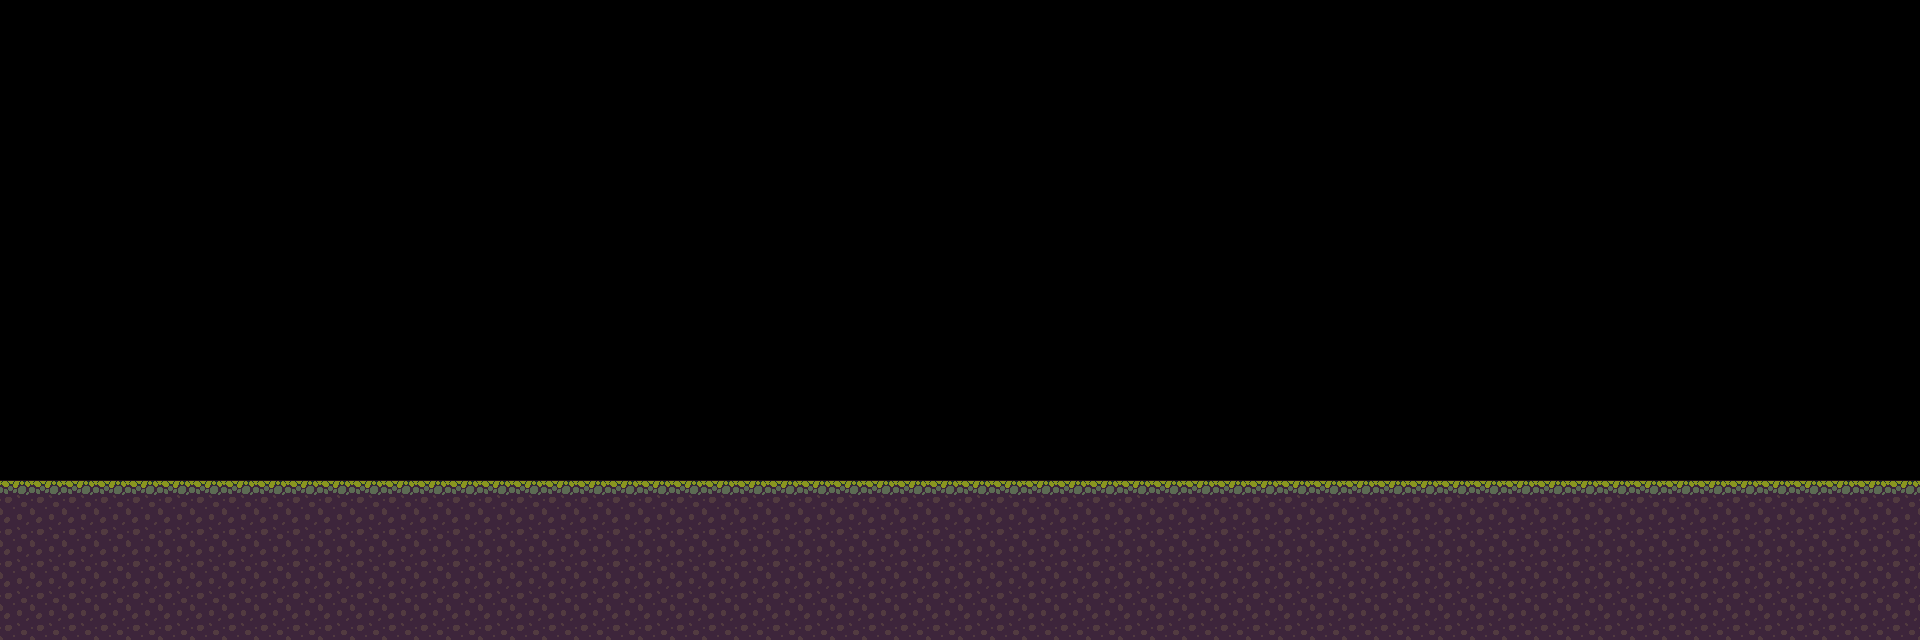

Tiled map render using the project's own tile images. Description and the whole map definition, tile-layer contents included, below:
An orthogonal 60x20 tile map with 32x32 px tiles, 2 tile layers (Tile Layer 1, Tile Layer 2).

<map version="1.10" tiledversion="1.10.1" orientation="orthogonal" renderorder="right-down" width="60" height="20" tilewidth="32" tileheight="32" infinite="0" nextlayerid="8" nextobjectid="1">
 <tileset firstgid="1" name="Swamp_Terrain" tilewidth="32" tileheight="32" tilecount="60" columns="10">
  <image source="Swamp_Terrain.png" width="320" height="192" />
 </tileset>
 <layer id="1" name="Tile Layer 1" width="60" height="20">
  <data encoding="csv">
0,0,0,0,0,0,0,0,0,0,0,0,0,0,0,0,0,0,0,0,0,0,0,0,0,0,0,0,0,0,0,0,0,0,0,0,0,0,0,0,0,0,0,0,0,0,0,0,0,0,0,0,0,0,0,0,0,0,0,0,
0,0,0,0,0,0,0,0,0,0,0,0,0,0,0,0,0,0,0,0,0,0,0,0,0,0,0,0,0,0,0,0,0,0,0,0,0,0,0,0,0,0,0,0,0,0,0,0,0,0,0,0,0,0,0,0,0,0,0,0,
0,0,0,0,0,0,0,0,0,0,0,0,0,0,0,0,0,0,0,0,0,0,0,0,0,0,0,0,0,0,0,0,0,0,0,0,0,0,0,0,0,0,0,0,0,0,0,0,0,0,0,0,0,0,0,0,0,0,0,0,
0,0,0,0,0,0,0,0,0,0,0,0,0,0,0,0,0,0,0,0,0,0,0,0,0,0,0,0,0,0,0,0,0,0,0,0,0,0,0,0,0,0,0,0,0,0,0,0,0,0,0,0,0,0,0,0,0,0,0,0,
0,0,0,0,0,0,0,0,0,0,0,0,0,0,0,0,0,0,0,0,0,0,0,0,0,0,0,0,0,0,0,0,0,0,0,0,0,0,0,0,0,0,0,0,0,0,0,0,0,0,0,0,0,0,0,0,0,0,0,0,
0,0,0,0,0,0,0,0,0,0,0,0,0,0,0,0,0,0,0,0,0,0,0,0,0,0,0,0,0,0,0,0,0,0,0,0,0,0,0,0,0,0,0,0,0,0,0,0,0,0,0,0,0,0,0,0,0,0,0,0,
0,0,0,0,0,0,0,0,0,0,0,0,0,0,0,0,0,0,0,0,0,0,0,0,0,0,0,0,0,0,0,0,0,0,0,0,0,0,0,0,0,0,0,0,0,0,0,0,0,0,0,0,0,0,0,0,0,0,0,0,
0,0,0,0,0,0,0,0,0,0,0,0,0,0,0,0,0,0,0,0,0,0,0,0,0,0,0,0,0,0,0,0,0,0,0,0,0,0,0,0,0,0,0,0,0,0,0,0,0,0,0,0,0,0,0,0,0,0,0,0,
0,0,0,0,0,0,0,0,0,0,0,0,0,0,0,0,0,0,0,0,0,0,0,0,0,0,0,0,0,0,0,0,0,0,0,0,0,0,0,0,0,0,0,0,0,0,0,0,0,0,0,0,0,0,0,0,0,0,0,0,
0,0,0,0,0,0,0,0,0,0,0,0,0,0,0,0,0,0,0,0,0,0,0,0,0,0,0,0,0,0,0,0,0,0,0,0,0,0,0,0,0,0,0,0,0,0,0,0,0,0,0,0,0,0,0,0,0,0,0,0,
0,0,0,0,0,0,0,0,0,0,0,0,0,0,0,0,0,0,0,0,0,0,0,0,0,0,0,0,0,0,0,0,0,0,0,0,0,0,0,0,0,0,0,0,0,0,0,0,0,0,0,0,0,0,0,0,0,0,0,0,
0,0,0,0,0,0,0,0,0,0,0,0,0,0,0,0,0,0,0,0,0,0,0,0,0,0,0,0,0,0,0,0,0,0,0,0,0,0,0,0,0,0,0,0,0,0,0,0,0,0,0,0,0,0,0,0,0,0,0,0,
0,0,0,0,0,0,0,0,0,0,0,0,0,0,0,0,0,0,0,0,0,0,0,0,0,0,0,0,0,0,0,0,0,0,0,0,0,0,0,0,0,0,0,0,0,0,0,0,0,0,0,0,0,0,0,0,0,0,0,0,
0,0,0,0,0,0,0,0,0,0,0,0,0,0,0,0,0,0,0,0,0,0,0,0,0,0,0,0,0,0,0,0,0,0,0,0,0,0,0,0,0,0,0,0,0,0,0,0,0,0,0,0,0,0,0,0,0,0,0,0,
0,0,0,0,0,0,0,0,0,0,0,0,0,0,0,0,0,0,0,0,0,0,0,0,0,0,0,0,0,0,0,0,0,0,0,0,0,0,0,0,0,0,0,0,0,0,0,0,0,0,0,0,0,0,0,0,0,0,0,0,
2,2,2,2,2,2,2,2,2,2,2,2,2,2,2,2,2,2,2,2,2,2,2,2,2,2,2,2,2,2,2,2,2,2,2,2,2,2,2,2,2,2,2,2,2,2,2,2,2,2,2,2,2,2,2,2,2,2,2,2,
12,12,12,12,12,12,12,12,12,12,12,12,12,12,12,12,12,12,12,12,12,12,12,12,12,12,12,12,12,12,12,12,12,12,12,12,12,12,12,12,12,12,12,12,12,12,12,12,12,12,12,12,12,12,12,12,12,12,12,12,
12,12,12,12,12,12,12,12,12,12,12,12,12,12,12,12,12,12,12,12,12,12,12,12,12,12,12,12,12,12,12,12,12,12,12,12,12,12,12,12,12,12,12,12,12,12,12,12,12,12,12,12,12,12,12,12,12,12,12,12,
12,12,12,12,12,12,12,12,12,12,12,12,12,12,12,12,12,12,12,12,12,12,12,12,12,12,12,12,12,12,12,12,12,12,12,12,12,12,12,12,12,12,12,12,12,12,12,12,12,12,12,12,12,12,12,12,12,12,12,12,
12,12,12,12,12,12,12,12,12,12,12,12,12,12,12,12,12,12,12,12,12,12,12,12,12,12,12,12,12,12,12,12,12,12,12,12,12,12,12,12,12,12,12,12,12,12,12,12,12,12,12,12,12,12,12,12,12,12,12,12
</data>
 </layer>
 <layer id="2" name="Tile Layer 2" width="60" height="20">
  <data encoding="csv">
0,0,0,0,0,0,0,0,0,0,0,0,0,0,0,0,0,0,0,0,0,0,0,0,0,0,0,0,0,0,0,0,0,0,0,0,0,0,0,0,0,0,0,0,0,0,0,0,0,0,0,0,0,0,0,0,0,0,0,0,
0,0,0,0,0,0,0,0,0,0,0,0,0,0,0,0,0,0,0,0,0,0,0,0,0,0,0,0,0,0,0,0,0,0,0,0,0,0,0,0,0,0,0,0,0,0,0,0,0,0,0,0,0,0,0,0,0,0,0,0,
0,0,0,0,0,0,0,0,0,0,0,0,0,0,0,0,0,0,0,0,0,0,0,0,0,0,0,0,0,0,0,0,0,0,0,0,0,0,0,0,0,0,0,0,0,0,0,0,0,0,0,0,0,0,0,0,0,0,0,0,
0,0,0,0,0,0,0,0,0,0,0,0,0,0,0,0,0,0,0,0,0,0,0,0,0,0,0,0,0,0,0,0,0,0,0,0,0,0,0,0,0,0,0,0,0,0,0,0,0,0,0,0,0,0,0,0,0,0,0,0,
0,0,0,0,0,0,0,0,0,0,0,0,0,0,0,0,0,0,0,0,0,0,0,0,0,0,0,0,0,0,0,0,0,0,0,0,0,0,0,0,0,0,0,0,0,0,0,0,0,0,0,0,0,0,0,0,0,0,0,0,
0,0,0,0,0,0,0,0,0,0,0,0,0,0,0,0,0,0,0,0,0,0,0,0,0,0,0,0,0,0,0,0,0,0,0,0,0,0,0,0,0,0,0,0,0,0,0,0,0,0,0,0,0,0,0,0,0,0,0,0,
0,0,0,0,0,0,0,0,0,0,0,0,0,0,0,0,0,0,0,0,0,0,0,0,0,0,0,0,0,0,0,0,0,0,0,0,0,0,0,0,0,0,0,0,0,0,0,0,0,0,0,0,0,0,0,0,0,0,0,0,
0,0,0,0,0,0,0,0,0,0,0,0,0,0,0,0,0,0,0,0,0,0,0,0,0,0,0,0,0,0,0,0,0,0,0,0,0,0,0,0,0,0,0,0,0,0,0,0,0,0,0,0,0,0,0,0,0,0,0,0,
0,0,0,0,0,0,0,0,0,0,0,0,0,0,0,0,0,0,0,0,0,0,0,0,0,0,0,0,0,0,0,0,0,0,0,0,0,0,0,0,0,0,0,0,0,0,0,0,0,0,0,0,0,0,0,0,0,0,0,0,
0,0,0,0,0,0,0,0,0,0,0,0,0,0,0,0,0,0,0,0,0,0,0,0,0,0,0,0,0,0,0,0,0,0,0,0,0,0,0,0,0,0,0,0,0,0,0,0,0,0,0,0,0,0,0,0,0,0,0,0,
0,0,0,0,0,0,0,0,0,0,0,0,0,0,0,0,0,0,0,0,0,0,0,0,0,0,0,0,0,0,0,0,0,0,0,0,0,0,0,0,0,0,0,0,0,0,0,0,0,0,0,0,0,0,0,0,0,0,0,0,
0,0,0,0,0,0,0,0,0,0,0,0,0,0,0,0,0,0,0,0,0,0,0,0,0,0,0,0,0,0,0,0,0,0,0,0,0,0,0,0,0,0,0,0,0,0,0,0,0,0,0,0,0,0,0,0,0,0,0,0,
0,0,0,0,0,0,0,0,0,0,0,0,0,0,0,0,0,0,0,0,0,0,0,0,0,0,0,0,0,0,0,0,0,0,0,0,0,0,0,0,0,0,0,0,0,0,0,0,0,0,0,0,0,0,0,0,0,0,0,0,
0,0,0,0,0,0,0,0,0,0,0,0,0,0,0,0,0,0,0,0,0,0,0,0,0,0,0,0,0,0,0,0,0,0,0,0,0,0,0,0,0,0,0,0,0,0,0,0,0,0,0,0,0,0,0,0,0,0,0,0,
0,0,0,0,0,0,0,0,0,0,0,0,0,0,0,0,0,0,0,0,0,0,0,0,0,0,0,0,0,0,0,0,0,0,0,0,0,0,0,0,0,0,0,0,0,0,0,0,0,0,0,0,0,0,0,0,0,0,0,0,
0,0,0,0,0,0,0,0,0,0,0,0,0,0,0,0,0,0,0,0,0,0,0,0,0,0,0,0,0,0,0,0,0,0,0,0,0,0,0,0,0,0,0,0,0,0,0,0,0,0,0,0,0,0,0,0,0,0,0,0,
0,0,0,0,0,0,0,0,0,0,0,0,0,0,0,0,0,0,0,0,0,0,0,0,0,0,0,0,0,0,0,0,0,0,0,0,0,0,0,0,0,0,0,0,0,0,0,0,0,0,0,0,0,0,0,0,0,0,0,0,
0,0,0,0,0,0,0,0,0,0,0,0,0,0,0,0,0,0,0,0,0,0,0,0,0,0,0,0,0,0,0,0,0,0,0,0,0,0,0,0,0,0,0,0,0,0,0,0,0,0,0,0,0,0,0,0,0,0,0,0,
0,0,0,0,0,0,0,0,0,0,0,0,0,0,0,0,0,0,0,0,0,0,0,0,0,0,0,0,0,0,0,0,0,0,0,0,0,0,0,0,0,0,0,0,0,0,0,0,0,0,0,0,0,0,0,0,0,0,0,0,
0,0,0,0,0,0,0,0,0,0,0,0,0,0,0,0,0,0,0,0,0,0,0,0,0,0,0,0,0,0,0,0,0,0,0,0,0,0,0,0,0,0,0,0,0,0,0,0,0,0,0,0,0,0,0,0,0,0,0,0
</data>
 </layer>
</map>
